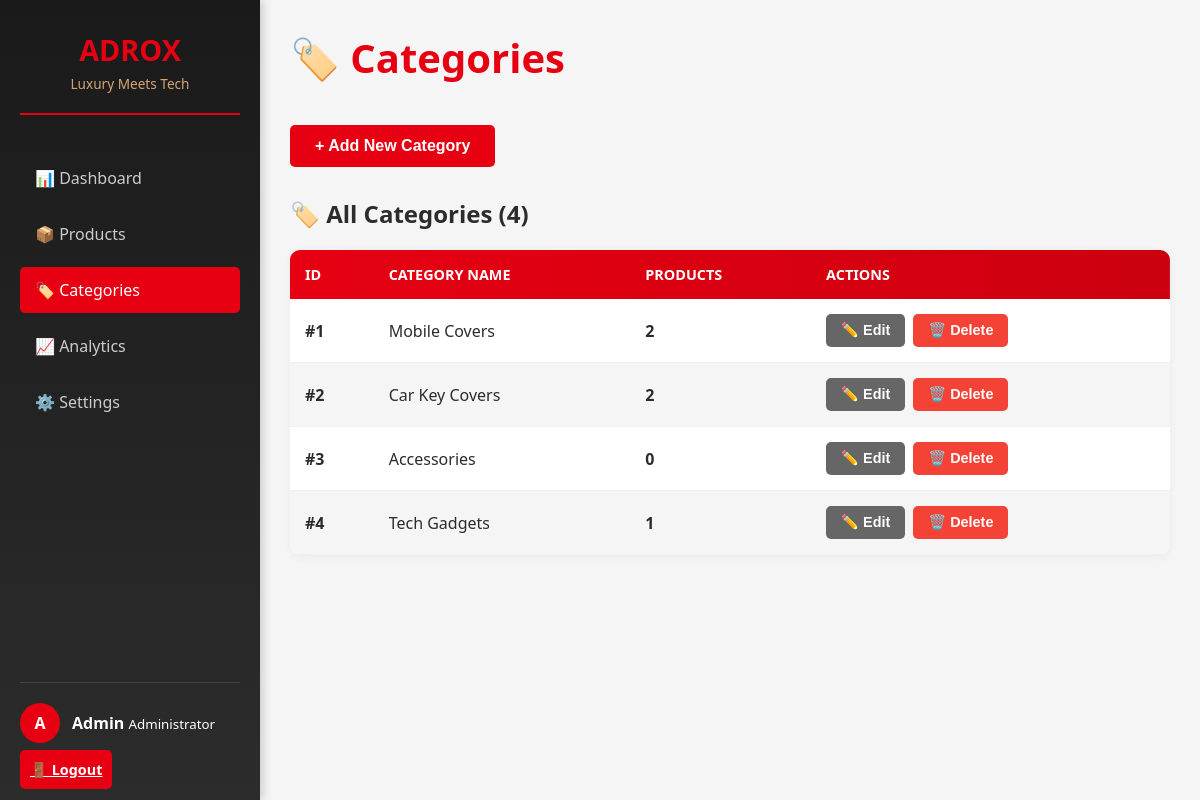
The page /admin/index.php?tab=categories (signed in) on the database its author committed.
### tables this page shows
CREATE TABLE IF NOT EXISTS categories (
  id INT PRIMARY KEY AUTO_INCREMENT,
  name VARCHAR(100) NOT NULL UNIQUE,
  description TEXT,
  created_at TIMESTAMP DEFAULT CURRENT_TIMESTAMP
);

### includes/functions.php (called while the page is built, shortened)
<?php
function get_all_products($conn) {
    $sql = "SELECT * FROM products ORDER BY is_featured DESC, created_at DESC";
    $result = $conn->query($sql);
    if ($result->num_rows > 0) {
        $products = [];
        while($row = $result->fetch_assoc()) {
            $products[] = $row;
        }
        return $products;
    }
    return [];
}
function get_all_categories($conn) {
    $sql = "SELECT * FROM categories";
    $result = $conn->query($sql);
    if ($result->num_rows > 0) {
        $categories = [];
        while($row = $result->fetch_assoc()) {
            $categories[] = $row;
        }
        return $categories;
    }
    return [];
}
function get_category_stats($conn) {
    $sql = "SELECT c.id, c.name, COUNT(p.id) as product_count FROM categories c
            LEFT JOIN products p ON c.name = p.category GROUP BY c.id, c.name";
    $result = $conn->query($sql);
    if ($result->num_rows > 0) {
        $stats = [];
        while($row = $result->fetch_assoc()) {
            $stats[] = $row;
        }
        return $stats;
    }
    return [];
}
?>

### admin/index.php (the view, shortened to what this page needs)
<?php
require_once '../includes/config.php';
require_once '../includes/functions.php';
$conn = new mysqli(DB_SERVER, DB_USER, DB_PASSWORD, DB_NAME);
$is_logged_in = isset($_SESSION['admin_logged_in']);
$products = $is_logged_in ? get_all_products($conn) : [];
$categories = get_all_categories($conn);
$category_stats = $is_logged_in ? get_category_stats($conn) : [];
$current_tab = isset($_GET['tab']) ? $_GET['tab'] : 'dashboard';
?>
<!DOCTYPE html>
<html lang="en">
<head>
</head>
<body>
    <?php if (!$is_logged_in): ?>
        <div class="login-container">
            <div class="login-form">
                <h2>ADROX</h2>
                <p class="subtitle">Admin Dashboard</p>
                <?php if (isset($login_error)): ?>
                    <div class="message error"><?php echo $login_error; ?></div>
                <?php endif; ?>
                <form method="POST">
                    <div class="form-group">
                        <label for="username">👤 Username</label>
                        <input type="text" id="username" name="username" placeholder="admin" required>
                    </div>
                    <div class="form-group">
                        <label for="password">🔐 Password</label>
                        <input type="password" id="password" name="password" placeholder="••••••••" required>
                    </div>
                    <input type="hidden" name="action" value="login">
                    <button type="submit" class="btn" style="width: 100%; margin-bottom: 15px;">Login</button>
                </form>
                <div style="background: #f5f5f5; padding: 15px; border-radius: 5px; text-align: center; font-size: 0.85em; color: #666;">
                    <strong>Demo Credentials:</strong><br>
                    Username: <code>admin</code><br>
                    Password: <code>admin123</code>
                </div>
            </div>
        </div>
    <?php else: ?>
        <div class="sidebar">
            <div class="sidebar-logo">
                <h2>ADROX</h2>
                <p>Luxury Meets Tech</p>
            </div>
            <ul class="sidebar-menu">
                <li><a href="index.php?tab=dashboard" class="menu-link <?php echo ($current_tab === 'dashboard') ? 'active' : ''; ?>">📊 Dashboard</a></li>
                <li><a href="index.php?tab=products" class="menu-link <?php echo ($current_tab === 'products') ? 'active' : ''; ?>">📦 Products</a></li>
                <li><a href="index.php?tab=categories" class="menu-link <?php echo ($current_tab === 'categories') ? 'active' : ''; ?>">🏷️ Categories</a></li>
                <li><a href="index.php?tab=analytics" class="menu-link <?php echo ($current_tab === 'analytics') ? 'active' : ''; ?>">📈 Analytics</a></li>
                <li><a href="index.php?tab=settings" class="menu-link <?php echo ($current_tab === 'settings') ? 'active' : ''; ?>">⚙️ Settings</a></li>
            </ul>
            <div class="sidebar-user">
                <div class="user-info">
                    <div class="user-avatar">A</div>
                    <div>
                        <strong>Admin</strong>
                        <small>Administrator</small>
                    </div>
                </div>
                <a href="?logout=true" class="logout-btn">🚪 Logout</a>
            </div>
        </div>
        <div class="main-content">
            <div class="admin-container">
                <div class="header">
                    <h1><?php
                        switch($current_tab) {
                            case 'categories': echo '🏷️ Categories'; break;
                        }
                    ?></h1>
                </div>
                <?php if ($current_tab === 'categories'): ?>
                    <button class="btn add-product-btn" onclick="openCategoryModal()">Add New Category</button>
                    <div id="categories">
                        <h2 style="margin-bottom: 20px; color: #2c2c2c;">🏷️ All Categories (<?php echo count($categories); ?>)</h2>
                        <table class="products-table">
                            <thead>
                                <tr>
                                    <th>ID</th>
                                    <th>Category Name</th>
                                    <th>Products</th>
                                    <th>Actions</th>
                                </tr>
                            </thead>
                            <tbody>
                                <?php if (empty($categories)): ?>
                                    <tr>
                                        <td colspan="4" style="text-align: center; padding: 40px;">
                                            <strong>No categories found</strong>
                                        </td>
                                    </tr>
                                <?php else: ?>
                                    <?php foreach ($categories as $cat): ?>
                                        <tr>
                                            <td><strong>#<?php echo $cat['id']; ?></strong></td>
                                            <td><?php echo htmlspecialchars($cat['name']); ?></td>
                                            <td>
                                                <strong><?php
                                                    $count = 0;
                                                    foreach ($category_stats as $stat) {
                                                        if ($stat['name'] === $cat['name']) {
                                                            $count = $stat['product_count'];
                                                            break;
                                                        }
                                                    }
                                                    echo $count;
                                                ?></strong>
                                            </td>
                                            <td>
                                                <div class="action-buttons">
                                                    <button class="btn btn-secondary" type="button" data-category='<?php echo json_encode($cat); ?>' onclick="openEditCategoryModal(this)">✏️ Edit</button>
                                                    <form style="display: inline;" method="POST">
                                                        <button type="submit" class="btn btn-danger" onclick="return confirm('Are you sure?')">🗑️ Delete</button>
                                                    </form>
                                                </div>
                                            </td>
                                        </tr>
                                    <?php endforeach; ?>
                                <?php endif; ?>
                            </tbody>
                        </table>
                    </div>
                <?php endif; ?>
            </div>
        </div>
    <?php endif; ?>
</body>
</html>

### admin/index.php (style rules this page uses)
* { margin: 0; padding: 0; box-sizing: border-box; }
body { font-family: 'Segoe UI', Tahoma, Geneva, Verdana, sans-serif; background: #f5f5f5; color: #2c2c2c; display: flex; height: 100vh; }
.sidebar { width: 260px; background: linear-gradient(180deg, #1a1a1a 0%, #2c2c2c 100%); color: white; padding: 30px 20px; position: fixed; height: 100vh; overflow-y: auto; box-shadow: 2px 0 10px rgba(0, 0, 0, 0.2); }
.sidebar-logo { text-align: center; margin-bottom: 40px; padding-bottom: 20px; border-bottom: 2px solid #E60012; }
.sidebar-logo h2 { color: #E60012; font-size: 1.8em; margin-bottom: 5px; }
.sidebar-logo p { color: #d4a574; font-size: 0.85em; font-weight: 300; }
.sidebar-menu { list-style: none; }
.sidebar-menu li { margin-bottom: 10px; }
.sidebar-menu a { display: flex; align-items: center; gap: 12px; padding: 12px 15px; color: #ccc; text-decoration: none; border-radius: 5px; transition: all 0.3s; }
.sidebar-menu a.active { background: #E60012; color: white; }
.sidebar-user { position: absolute; bottom: 20px; left: 20px; right: 20px; padding-top: 20px; border-top: 1px solid #444; }
.user-info { display: flex; align-items: center; gap: 12px; margin-bottom: 15px; }
.user-avatar { width: 40px; height: 40px; border-radius: 50%; background: #E60012; display: flex; align-items: center; justify-content: center; font-weight: bold; color: white; }
.logout-btn { width: 100%; padding: 10px; background: #E60012; color: white; border: none; border-radius: 5px; cursor: pointer; font-weight: 600; transition: 0.3s; font-size: 0.9em; }
.main-content { margin-left: 260px; flex: 1; overflow-y: auto; padding: 30px; }
.admin-container { max-width: 1200px; }
.header { display: flex; justify-content: space-between; align-items: center; margin-bottom: 40px; }
.header h1 { font-size: 2.5em; color: #E60012; display: flex; align-items: center; gap: 10px; }
.btn { padding: 12px 25px; background: #E60012; color: white; border: none; border-radius: 5px; cursor: pointer; font-weight: 600; transition: all 0.3s; font-size: 1em; }
.btn-secondary { background: #666; }
.btn-danger { background: #f44336; }
.products-table { width: 100%; border-collapse: collapse; background: white; box-shadow: 0 2px 10px rgba(0, 0, 0, 0.05); border-radius: 10px; overflow: hidden; }
.products-table thead { background: linear-gradient(90deg, #E60012 0%, #cc000f 100%); color: white; }
.products-table th, .products-table td { padding: 15px; text-align: left; }
.products-table th { font-weight: 600; text-transform: uppercase; font-size: 0.9em; }
.products-table tbody tr { border-bottom: 1px solid #f0f0f0; transition: background 0.3s; }
.products-table tbody tr:nth-child(even) { background: #f5f5f5; }
.action-buttons { display: flex; gap: 8px; }
.action-buttons button { padding: 8px 15px; font-size: 0.9em; }
.add-product-btn { margin-bottom: 30px; display: inline-block; }
.add-product-btn::before { content: '+ '; }

### rows shown on the page
categories: id "1", name "Mobile Covers", count "2"
categories: id "2", name "Car Key Covers", count "2"
categories: id "3", name "Accessories", count "0"
categories: id "4", name "Tech Gadgets", count "1"

### other values the page prints
count($categories) "4"
